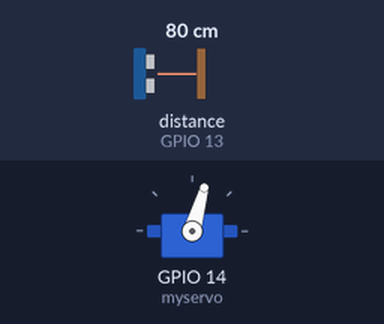
The sketch below on a simulated ESP32. On the bench: servo. Wiring (inferred from the names in the program): ultrasonic range finder: trigger GPIO 12; echo GPIO 13. Inputs (shaded band) come from the test bench; at power-on: distance to the obstacle (sensor on GPIO 13) 80 cm. The echo pulse lasts 58.3 µs per cm; WiFi joins after 1.5 s; servers stay silent unless stated; what the sketch prints to the serial monitor is not drawn.

Above: at 3.0 s.
3.1 s: distance to the obstacle (sensor on GPIO 13) set to 2 cm
At 3.48 s:
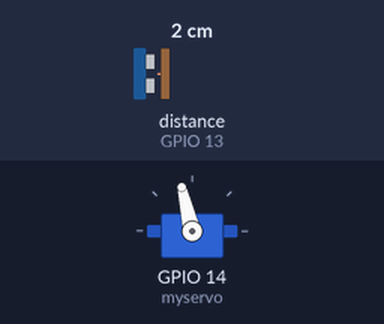
6.6 s: distance to the obstacle (sensor on GPIO 13) set to 9 cm
At 7.02 s:
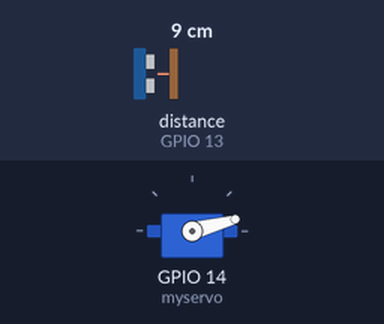
15.9 s: distance to the obstacle (sensor on GPIO 13) set to 4 cm
At 16.49 s:
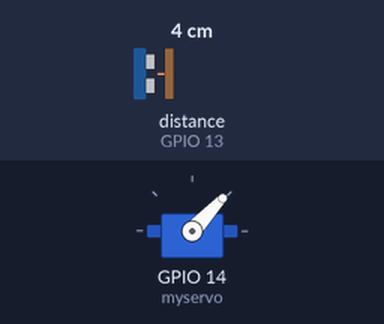
Timing chart, 0 to 34.0 s (numbered marks = the images above; inputs shaded):
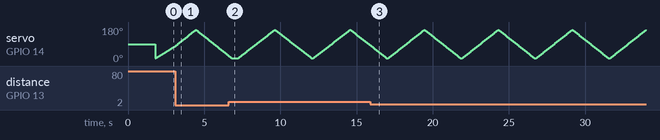

The sketch:

21.1.ino
```cpp
#define BOTtoken "8745020407:AAF8wIohjvDC7SeDDnjm_esB8lDeSABQ5_4"
#define CHAT_ID "7857726338"
#define BLYNK_TEMPLATE_ID "TMPL2-5hJHUFO"
#define BLYNK_TEMPLATE_NAME "radar"
#define BLYNK_AUTH_TOKEN "jexFGeS8y4SbaXaRH1nnb8nsMsq-SB8D"
#define trigPin 12
#define echoPin 13
#include <ESP32Servo.h>
#include <WiFi.h>
#include <BlynkSimpleEsp32.h>
#include <WiFiClientSecure.h>
#include <UniversalTelegramBot.h>
// WiFi
char ssid[] = "Orange_Darbox-B724";
char pass[] = "5yJ72n52";
long duration;
int distance ;
bool alertSent = false;
Servo myservo;

WiFiClientSecure client;
UniversalTelegramBot bot(BOTtoken, client);
int calculateDistance()
{
  digitalWrite(trigPin,LOW);
  delayMicroseconds(2);
  digitalWrite(trigPin,HIGH);
  delayMicroseconds(10);
  digitalWrite(trigPin,LOW);
  duration = pulseIn(echoPin, HIGH);
  distance = duration*0.034/2;
  return distance;
}

void setup()
{
  client.setInsecure();
  pinMode(trigPin , OUTPUT);
  pinMode(echoPin, INPUT);
  myservo.attach(14);
  Serial.begin(9600);
  Blynk.begin(BLYNK_AUTH_TOKEN, ssid, pass);
}

void loop()
{
  Blynk.run();
 int i ;
 for (i=15; i<=165; i++)
 {
  myservo.write(i);
  delay(15);
  calculateDistance();
  Serial.print(i);
  Serial.print(",");
  Serial.print(distance);
  Serial.print(".");
 }
 for(i=165; i>=15; i--)
 {
  myservo.write(i);
  delay(15);
  calculateDistance();
  Serial.print(i);
  Serial.print(",");
  Serial.print(distance);
  Serial.print(".");

 }
 if(distance <= 15 && !alertSent) {
  bot.sendMessage(CHAT_ID, "⚠️ Objet detecte a moins de 15 cm !", "");
  alertSent = true;
 }
  // Si objet proche

/*if(distance <= 15 && !alertSent) {
  Blynk.virtualWrite(V0, "Objet detecte a moins de 15 cm !");
  Blynk.virtualWrite(V1, 255);   // LED ON
  Blynk.logEvent("objet_proche", "Objet detecte !");
  alertSent = true;
}

if(distance > 20) {
  Blynk.virtualWrite(V0, "Zone securisee");
  Blynk.virtualWrite(V1, 0);     // LED OFF
  alertSent = false; }
  */


  delay(100);

}
```
